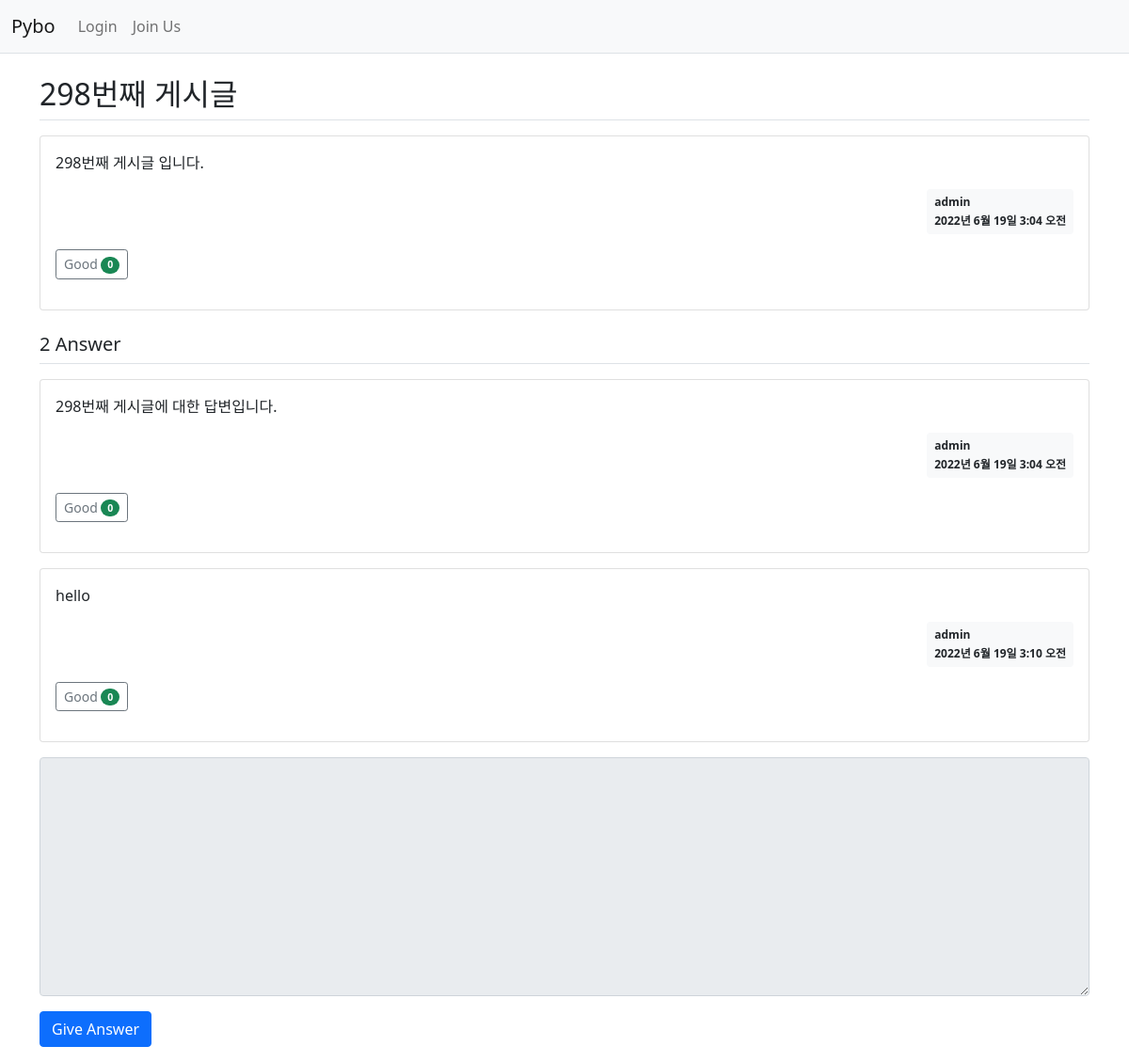
Before: /pybo/305/ with the older database file.
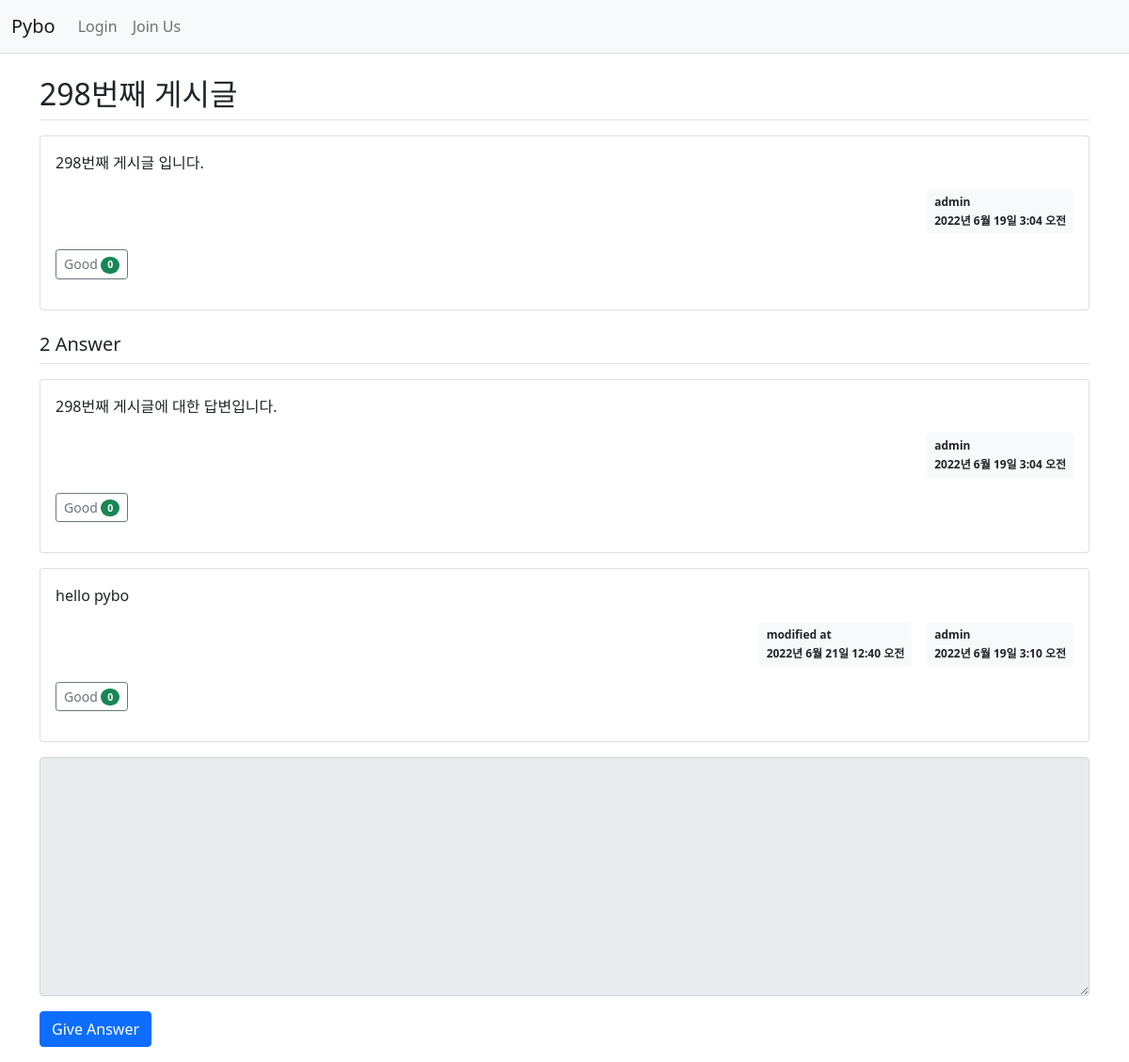
After: the same page with the newer database file.
### pybo/models.py (models this page shows)
class Answer(models.Model):
    question = models.ForeignKey(Question, on_delete=models.CASCADE)
    content = models.TextField()
    create_date = models.DateTimeField()
    author = models.ForeignKey(User, on_delete=models.CASCADE, related_name='author_answer')
    modify_date = models.DateTimeField(null=True, blank=True)  # null 허용, form.is_valid 검증 시 값 없어도 됨(값을 비워둘 수 있음)
    voter = models.ManyToManyField(User, related_name='voter_answer')  # 추천인 추가

### pybo/views/base_view.py (the view)
# urls.py: path('<int:question_id>/', base_view.detail, name='detail'),    # <int:question_id> -> url을 매개
def detail(request, question_id):
    question = get_object_or_404(Question, pk=question_id)
    context = {'question': question}
    return render(request, 'pybo/question_detail.html', context)

### pybo/templatetags/pybo_filter.py (called while the page is built)
@register.filter()
def mark(value):
    extansions = ['nl2br', 'fenced_code']
    return mark_safe(markdown.markdown(value, extansions=extansions))

### templates/pybo/question_detail.html (shortened to what this page needs)
{% extends 'base.html' %}
{% load pybo_filter %}
{% block content %}
<div class="container my-3">
    <h2 class="border-bottom py-2">{{ question.subject }}</h2>
    <div class="card my-3">
        <div class="card-body">
            <div class="card-text">{{ question.content|mark }}</div>
            <div class="d-flex justify-content-end">
                <div class="badge bg-light text-dark p-2 text-start">
                    <div class="mb-2">{{ question.author.username }}</div>
                    <div>{{ question.create_date }}</div>
                </div>
            </div>
            <div class="my-3">
                <a href="javascript:void(0)" data-uri="{% url 'pybo:question_vote' question.id %}"
                   class="recommend btn btn-sm btn-outline-secondary"> Good
                    <span class="badge rounded-pill bg-success">{{ question.voter.count }}</span>
                </a>
            </div>
        </div>
    </div>
    <h5 class="border-bottom py-2">{{ question.answer_set.count }} Answer</h5>
    {% for answer in question.answer_set.all %}
    <div class="card my-3">
        <div class="card-body">
            <div class="card-text">{{ answer.content|mark }}</div>
            <div class="d-flex justify-content-end">
                {% if answer.modify_date %}
                <div class="badge bg-light text-dark p-2 text-start mx-3">
                    <div class="mb-2">modified at</div>
                    <div>{{ answer.modify_date }}</div>
                </div>
                {% endif %}
                <div class="badge bg-light text-dark p-2 text-start">
                    <div class="mb-2">{{ question.author.username }}</div>
                    <div>{{ answer.create_date }}</div>
                </div>
            </div>
            <div class="my-3">
                <a href="javascript:void(0)" data-uri="{% url 'pybo:answer_vote' answer.id %}"
                   class="recommend btn btn-sm btn-outline-secondary"> Good
                    <span class="badge rounded-pill bg-success">{{ answer.voter.count }}</span>
                </a>
            </div>
        </div>
    </div>
    {% endfor %}
    <form action="{% url 'pybo:answer_create' question.id %}" method="post" class="my-3">
        <div class="form-group mb-3">
            <textarea {% if not user.is_authenticated %}disabled{% endif %}
                    name="content" id="content" class="form-control" rows="10"></textarea>
        </div>
        <input type="submit" value="Give Answer" class="btn btn-primary">
    </form>
</div>
{% endblock %}

Changed rows visible on the page:
changed Answer "2022년 6월 19일 3:10 오전": content|mark "hello" → "hello pybo"; modify_date (not shown) → "2022년 6월 21일 12:40 오전"
